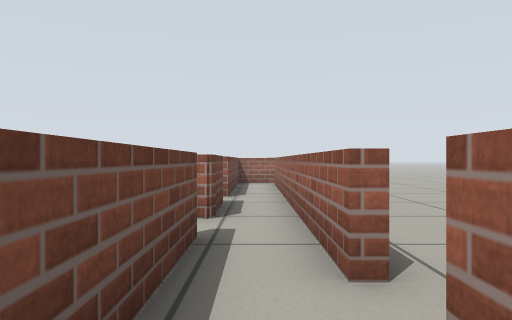
[1] (above)

17 first-person views from a walk through a world built for the Gazebo simulator. The camera is 0.46 m above the floor, looks level and sees 70° across. The floor is counted in squares, 0.5 m on a side. Each view is taken from the middle of a square. On the plan, view 1 faces up. The plan holds only what a view shows up to about 13 squares ahead; the rest is blank.

[2]
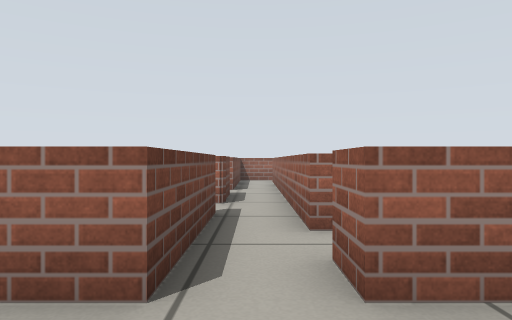

[3]
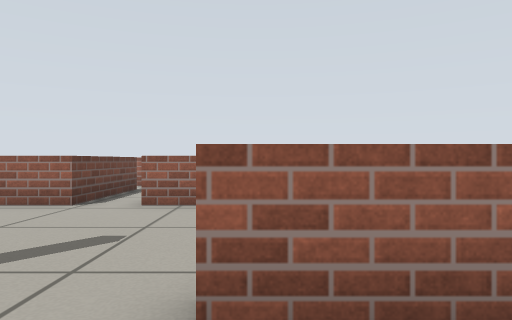

[4]
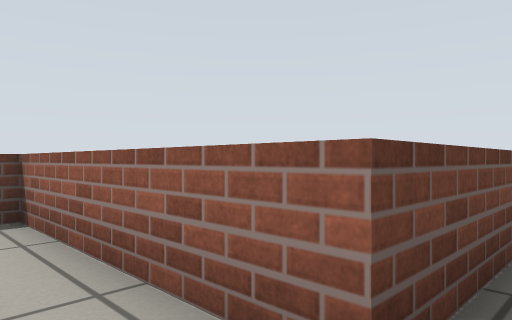

[5]
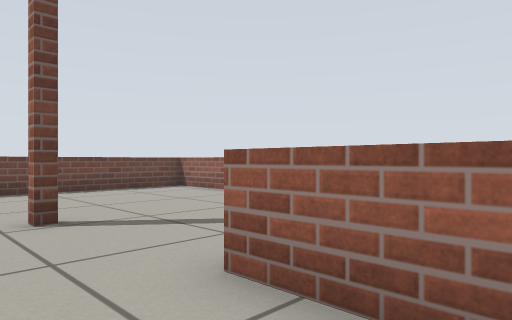

[6]
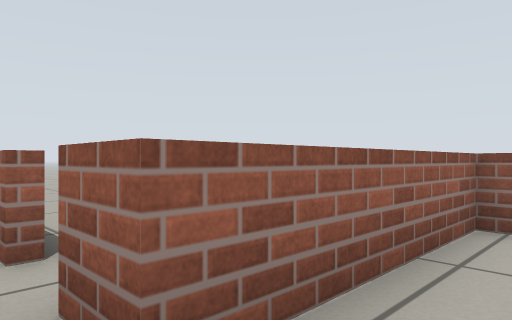

[7]
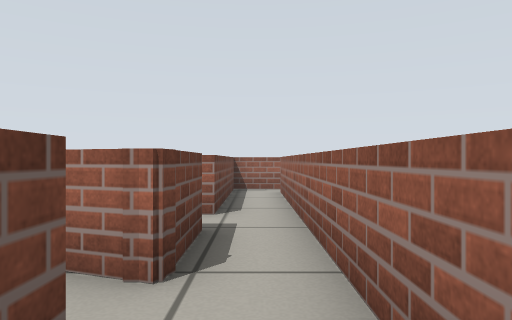

[8]
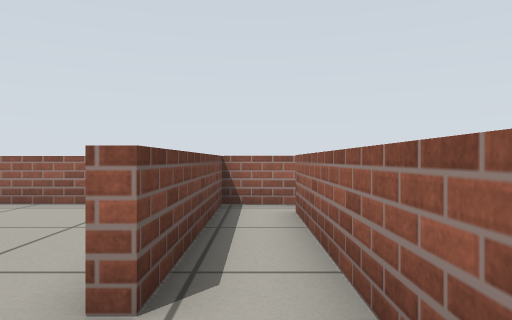

[9]
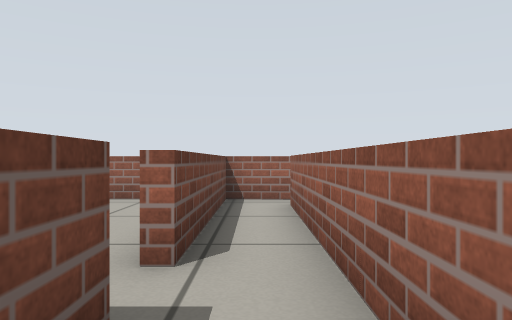

[10]
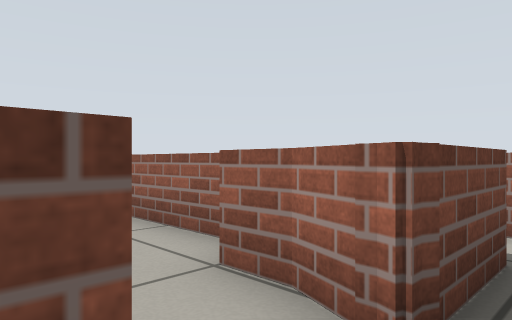

[11]
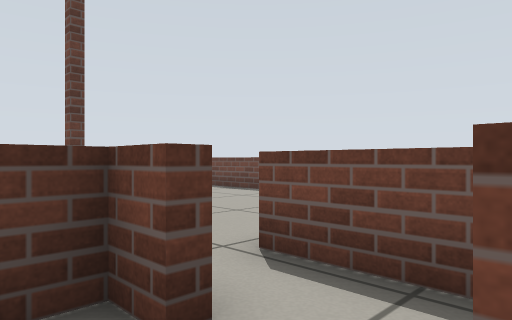

[12]
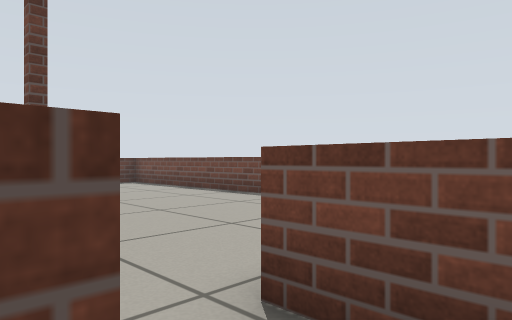

[13]
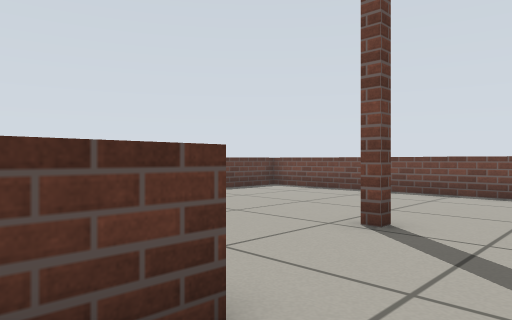

[14]
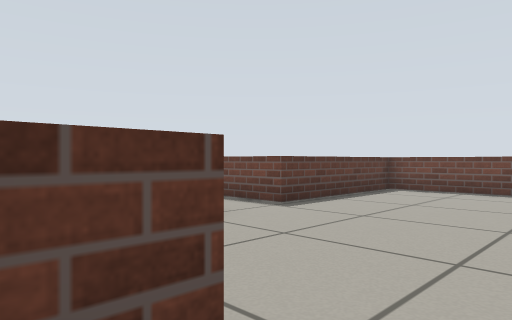

[15]
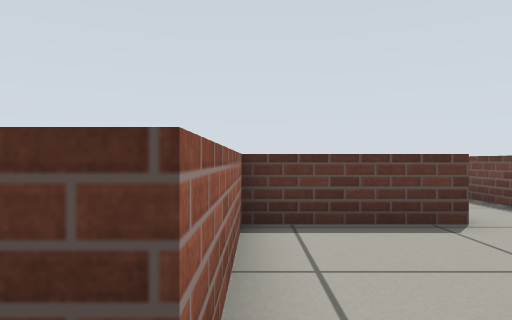

[16]
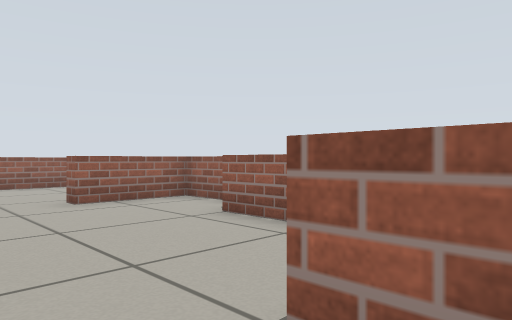

[17]
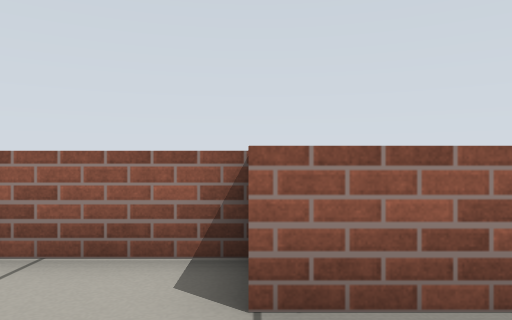

### Floor plan
Points are (right, up) in squares from view 1. A wall is a line through its corners. A room is listed if a view was taken in it or the views show most of it. See-through windows are left out.
Room 1 (views 1, 2, 3, 4, 5, 6, 13, 14, 15, 16, 17)
walls: (-1.1, -5.3) (-0.6, -5.3); (-0.7, 0.3) (-6.2, 0.3) (-6.2, -12.2) (-1, -12.2) (-1, -13.4); (5.4, -8) (5.4, -5.1) (2.7, -5.1) (2.7, -4.6) (3.7, -4.6); (5.4, -0.1) (5.4, 0.3) (0.7, 0.3); (1, -12.9) (1, -12.2) (4.2, -12.2) (4.2, -8) (4.9, -8)
ways out: opening at (0, 1) to room 5; opening at (0, -12.5)
Room 2 (views 7, 10)
walls: (-0.7, 4.4) (-0.7, 2.5); (0.7, 2.7) (0.7, 5.4)
ways out: opening at (0, 6.5) to room 3; opening at (0, 3.5) to room 5; opening at (-1, 5)
Room 3 (views 8, 9)
walls: (-0.7, 7.8) (-0.7, 5.9) (-0.8, 5.7); (0.8, 14.4) (-0.7, 14.5) (-0.7, 9.1); (0.7, 5.4) (0.7, 13.4)
ways out: opening at (0, 6.5) to room 2; opening at (-1, 8.5)
Room 4 (views 11, 12)
walls: (1.1, 2.7) (0.7, 2.7); (1, 0.6) (1.6, 0.6)
ways out: opening at (1, 2) to room 5
Room 5 (no view inside)
walls: (-0.7, 2.5) (-0.7, 0.3); (0.7, 0.3) (0.7, 1.4)
ways out: opening at (0, 1) to room 1; opening at (0, 3.5) to room 2; opening at (1, 2) to room 4

Positions as (right, up) in squares from view 1, and headings:
1: (0, 0), facing up
2: (0, -2), facing up
3: (3, -7), facing up
4: (0, -1), facing up-left
5: (5, -7), facing up-left
6: (0, -1), facing up-right
7: (0, 3), facing up
8: (0, 7), facing up
9: (0, 6), facing up
10: (0, 4), facing up-left
11: (2, 3), facing down-left
12: (1, 2), facing down-left
13: (4, -3), facing down-left
14: (5, -7), facing down-left
15: (4, -7), facing down
16: (0, -13), facing up-right
17: (2, -8), facing right
